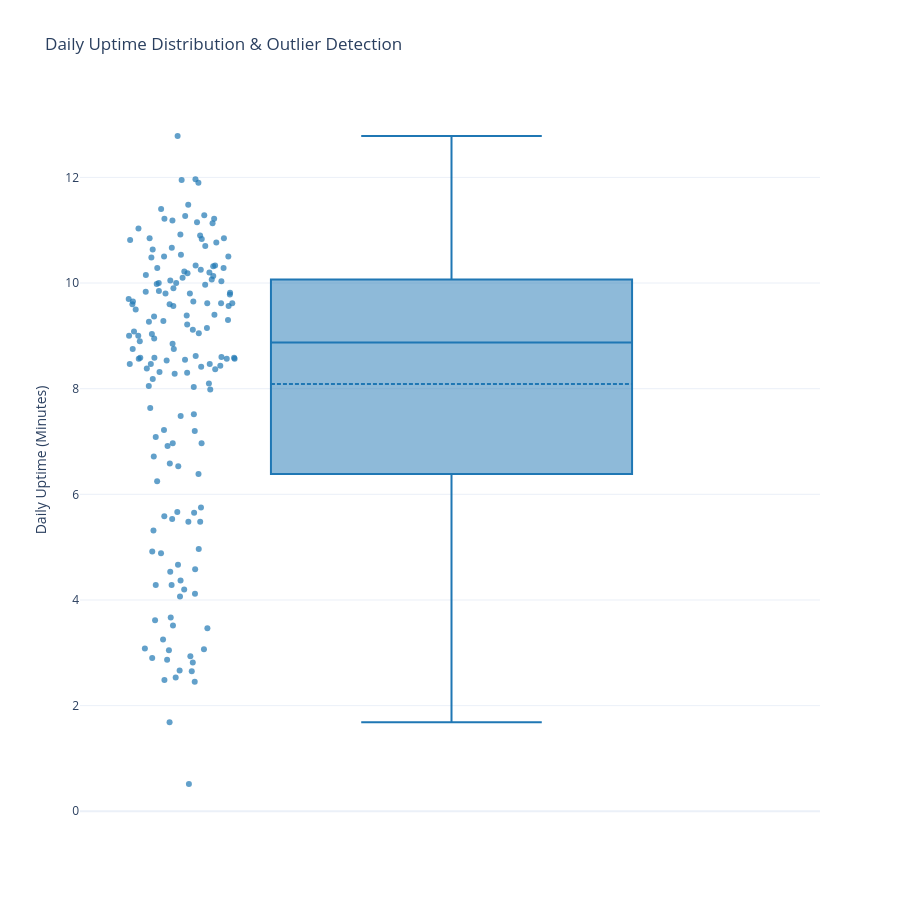

Notebook source saved alongside this figure:
### Code cell
fig = px.box(daily_df, y="Net_Daily_Uptime_minutes", points="all", notched=False,
             title="Daily Uptime Distribution & Outlier Detection",
             labels={"Net_Daily_Uptime_minutes": "Daily Uptime (Minutes)"},
             template="plotly_white")

fig.update_traces(marker=dict(size=6, opacity=0.7, color="#1f77b4"), boxmean=True)
fig.update_layout(height=900)
fig.show()

### Figure 1 — Plotly figure (JSON) as saved in the notebook; plotly's stock layout.template omitted (floating-point values rounded to 4 significant figures; data arrays with more than 128 entries replaced by an {"elided": "..."} marker saying what was removed)
{"data": [{"alignmentgroup": "True", "boxmean": true, "boxpoints": "all", "hovertemplate": "Daily Uptime (Minutes)=%{y}<extra></extra>", "legendgroup": "", "marker": {"color": "#1f77b4", "opacity": 0.7, "size": 6}, "name": "", "notched": false, "offsetgroup": "", "orientation": "v", "showlegend": false, "type": "box", "x0": " ", "xaxis": "x", "y": {"elided": "162 float values"}, "y0": " ", "yaxis": "y"}], "layout": {"boxmode": "group", "height": 900, "legend": {"tracegroupgap": 0}, "title": {"text": "Daily Uptime Distribution & Outlier Detection"}, "xaxis": {"anchor": "y", "domain": [0, 1]}, "yaxis": {"anchor": "x", "domain": [0, 1], "title": {"text": "Daily Uptime (Minutes)"}}}}
